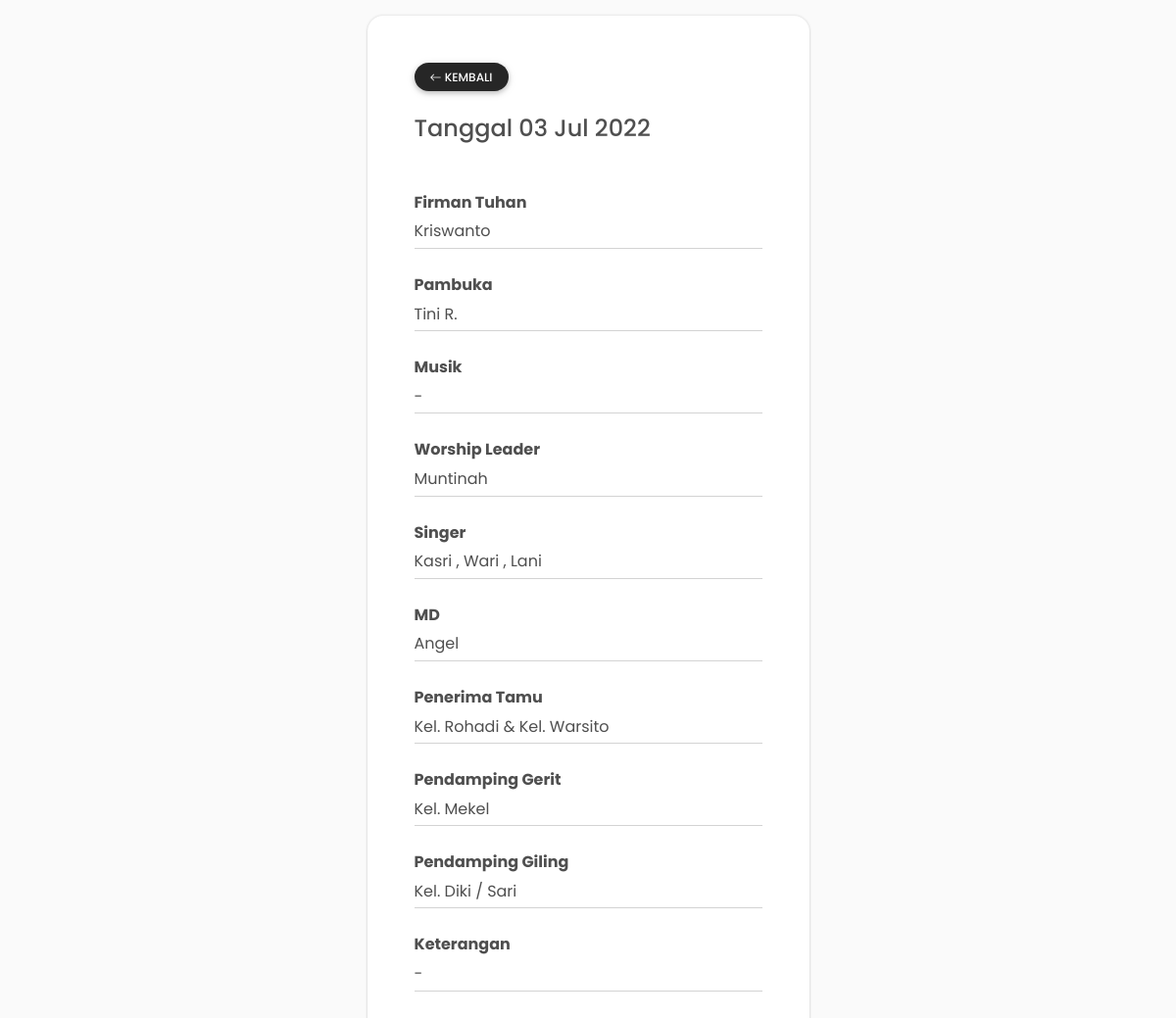
Page /penjadwalan/ngm_detail.php?id=1 on the committed database.
### tables this page shows
CREATE TABLE `ngm` (
  `id_ngm` int(11) NOT NULL,
  `hari` varchar(20) NOT NULL,
  `tanggal` date NOT NULL,
  `kd_ft` varchar(10) NOT NULL,
  `pambuka` varchar(10) NOT NULL,
  `musik` varchar(10) NOT NULL,
  `wl` varchar(10) NOT NULL,
  `singer1` varchar(10) NOT NULL,
  `singer2` varchar(10) NOT NULL,
  `singer3` varchar(10) NOT NULL,
  `perpujian` varchar(20) NOT NULL,
  `pnt1` varchar(10) NOT NULL,
  `pnt2` varchar(10) NOT NULL,
  `md` varchar(10) NOT NULL,
  `gerit` varchar(10) NOT NULL,
  `giling` varchar(10) NOT NULL,
  `keterangan` text NOT NULL
);

CREATE TABLE `ngm_jmt` (
  `id_jmt` int(11) NOT NULL,
  `kd_jmt` varchar(10) NOT NULL,
  `nama_jmt` varchar(40) NOT NULL
);

CREATE TABLE `ngm_kel` (
  `kd_kel` int(11) NOT NULL,
  `nama_kel` varchar(40) NOT NULL
);

### koneksi.php (called while the page is built, shortened)
<?php
$servername = "localhost";
$username = "root";
$password = "";
$db = "gitjngablak";
$conn = mysqli_connect($servername,$username,$password,$db);
function query($query) {
    global $conn;
    $result = mysqli_query($conn, $query);
    $rows = [];
    while($row = mysqli_fetch_assoc($result)) {
        $rows[] = $row;
    }
    return $rows;
}
?>

### penjadwalan/komponen/ngm_view.php (called while the page is built, shortened)
<?php
require 'fungsi_ibadah.php';
$ngm = query("SELECT * FROM ngm WHERE id_ngm = $id");
$ngm_jmt = query("SELECT * FROM ngm_jmt");
$ngm_kel = query("SELECT * FROM ngm_kel");
foreach($ngm as $row) :
    $md = $row['md'];
    $keterangan = $row['keterangan'];
    $tanggal = $row['tanggal'];
    foreach($ngm_jmt as $jmt) {
        if($jmt['kd_jmt'] === $row['kd_ft']) {
            $ft = $jmt['nama_jmt'];
        }
        if($jmt['kd_jmt'] === $row['pambuka']) {
            $pbk = $jmt['nama_jmt'];
        }
        if($jmt['kd_jmt'] === $row['wl']) {
            $wl = $jmt['nama_jmt'];
        }
        if($jmt['kd_jmt'] === $row['singer1']) {
            $s1 = $jmt['nama_jmt'];
        }
        if($jmt['kd_jmt'] === $row['singer2']) {
            $s2 = $jmt['nama_jmt'];
        }
        if($jmt['kd_jmt'] === $row['singer3']) {
            $s3 = $jmt['nama_jmt'];
        }
    }
    foreach($ngm_kel as $kel) {
        if($kel['kd_kel'] === $row['pnt1']) {
            $pnt1 = $kel['nama_kel'];
        }
        if($kel['kd_kel'] === $row['pnt2']) {
            $pnt2 = $kel['nama_kel'];
        }
        if($kel['kd_kel'] === $row['gerit']) {
            $gerit = $kel['nama_kel'];
        }
        if($kel['kd_kel'] === $row['giling']) {
            $giling = $kel['nama_kel'];
        }
    }
endforeach;
if(!isset($musik)) {
    $musik = "-";
}
?>

### penjadwalan/komponen/fungsi_ibadah.php (called while the page is built, shortened)
<?php
require '../koneksi.php';
function tanggal($tanggal) {
    switch (date('m', strtotime($tanggal))) {
        case '07':
            $bulan = 'Jul';
            break;
    }
    return date('d', strtotime($tanggal)). ' '. $bulan. ' '. date('Y', strtotime($tanggal));
}
?>

### penjadwalan/ngm_detail.php (the view, shortened to what this page needs)
<?php
if(isset($_GET["id"])) {
  $id = $_GET["id"];
  require 'komponen/ngm_view.php';
  $tgl = tanggal(date($tanggal));
?>
<!DOCTYPE html>
<html lang="en">
<head>
    <link href="css/ngm.css" rel="stylesheet">
    <link href="../assets/css/mdb.min.css" rel="stylesheet">
    <link href="../assets/bootstrap-icons/bootstrap-icons.css" rel="stylesheet">
</head>
<body  style="background-color: #fafafa;">
<section>
  <div class="container py-3">
    <div class="row d-flex justify-content-center align-items-center">
      <div class="col-12 col-md-8 col-lg-6 col-xl-5">
        <div class="card shadow-2-strong" style="border-radius: 1rem;">
          <div class="card-body p-5">
            <a href="ngm_home.php">
              <button class="btn btn-sm btn-dark btn-rounded"><i class="bi bi-arrow-left"></i> kembali</button>
            </a>
            <h4 class="mb-5 mt-4">Tanggal <?= $tgl ?></h4>
            <div class="mb-4">
              <p class="fw-bold mb-1">Firman Tuhan</p>
              <span><?= $ft?></span>
              <hr class="mt-1">
            </div>
            <div class="mb-4">
              <p class="fw-bold mb-1">Pambuka</p>
              <span><?= $pbk?></span>
              <hr class="mt-1">
            </div>
            <div class="mb-4">
              <p class="fw-bold mb-1">Musik</p>
              <span><?= $musik?></span>
              <hr class="mt-1">
            </div>
            <div class="mb-4">
              <p class="fw-bold mb-1">Worship Leader</p>
              <span><?= $wl?></span>
              <hr class="mt-1">
            </div>
            <div class="mb-4">
              <p class="fw-bold  mb-1">Singer</p>
                <?php if(isset($s1)) : ?>
                  <span><?= "$s1 , $s2 , $s3"?></span>
                <?php else : ?>
                  <span>-</span>
                <?php endif; ?>
              <hr class="mt-1">
            </div>
            <div class="mb-4">
              <p class="fw-bold mb-1">MD</p>
              <span><?= $md?></span>
              <hr class="mt-1">
            </div>
            <div class="mb-4">
              <p class="fw-bold mb-1">Penerima Tamu</p>
              <span><?= "$pnt1 & $pnt2"?></span>
              <hr class="mt-1">
            </div>
            <div class="mb-4">
              <p class="fw-bold mb-1">Pendamping Gerit</p>
              <span><?= $gerit?></span>
              <hr class="mt-1">
            </div>
            <div class="mb-4">
              <p class="fw-bold mb-1">Pendamping Giling</p>
              <span><?= $giling?></span>
              <hr class="mt-1">
            </div>
            <div class="mb-4">
              <p class="fw-bold mb-1">Keterangan</p>
              <?php if($keterangan == "") : ?>
                <span>-</span>
              <?php else : ?>
                <span><?= $keterangan?></span>
              <?php endif; ?>
              <hr class="mt-1">
            </div>
          </div>
        </div>
      </div>
    </div>
  </div>
</section>
</body>
</html>
<?php } ?>

### penjadwalan/css/ngm.css (style rules this page uses)
* { font-family: 'Poppins', sans-serif; }

### rows in the picture
ngm: tanggal "03 Jul 2022", md "Angel"
ngm_jmt: nama_jmt "Kriswanto"
ngm_jmt: nama_jmt "Tini R."
ngm_jmt: nama_jmt "Muntinah"
ngm_jmt: nama_jmt "Kasri"
ngm_jmt: nama_jmt "Wari"
ngm_jmt: nama_jmt "Lani"
ngm_kel: nama_kel "Kel. Rohadi"
ngm_kel: nama_kel "Kel. Warsito"
ngm_kel: nama_kel "Kel. Mekel"
ngm_kel: nama_kel "Kel. Diki / Sari"

### other values in the picture
$musik "-"
